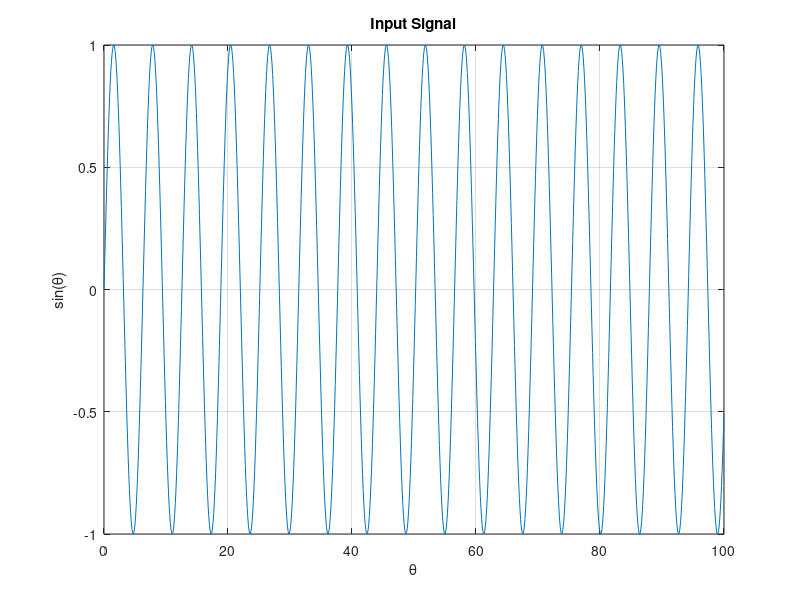
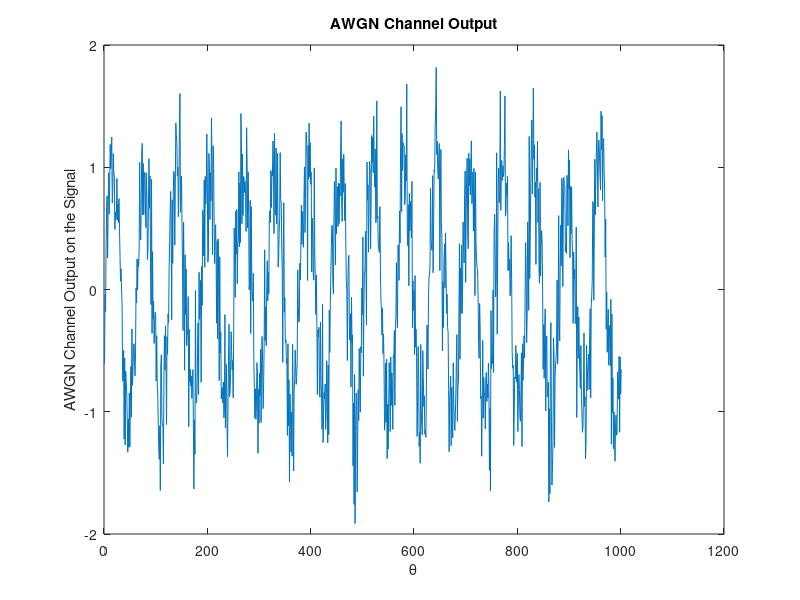

These figures' MATLAB source, in order:
theta = 0:0.1:100;
x = sin(theta);
plot(theta, x); title('Input Signal');
xlabel('\theta'); ylabel('sin(\theta)');
grid on;
figure(2);
y = awgn(x, 10);
plot(y); title('AWGN Channel Output');
xlabel('\theta'); ylabel('AWGN Channel Output on the Signal');